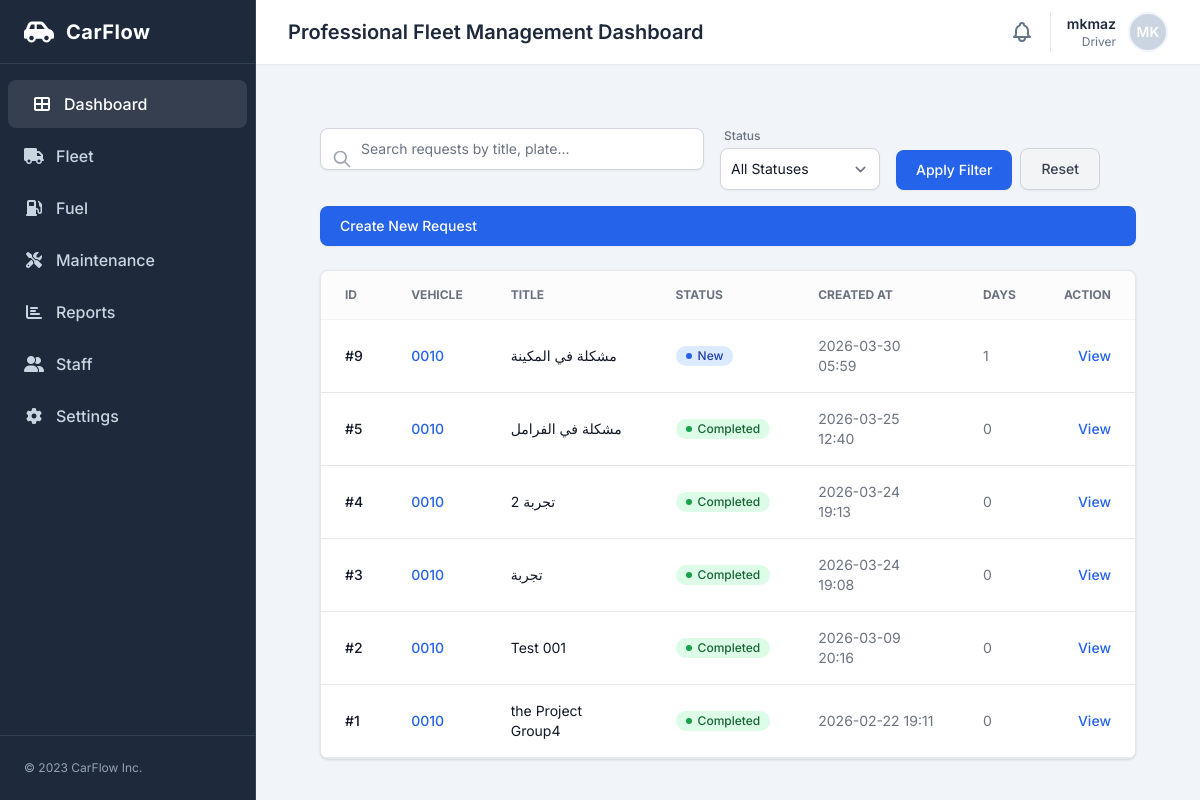
Page /maintenance/requests/ (signed in) on the committed database.
### maintenance/models.py (models this page shows)
class MaintenanceRequest(models.Model):
    STATUS_CHOICES = [
        ("new", "New"),
        ("approved", "Approved"),
        ("in_progress", "In Progress"),
        ("completed", "Completed"),
    ]
    car = models.ForeignKey(
        "fleet.Car",
        on_delete=models.CASCADE,
        related_name="maintenance_requests"
    )
    title = models.CharField(max_length=200)
    description = models.TextField()
    odometer = models.PositiveIntegerField(default=0)
    status = models.CharField(
        max_length=20,
        choices=STATUS_CHOICES,
        default="new",
        db_index=True,
    )
    created_by = models.ForeignKey(
        settings.AUTH_USER_MODEL,
        on_delete=models.SET_NULL,
        null=True
    )
    created_at = models.DateTimeField(auto_now_add=True)
    updated_at = models.DateTimeField(auto_now=True)
    previous_car_status = models.CharField(
        max_length=20,
        choices=Car.STATUS_CHOICES,
        null=True,
        blank=True,
    )
    completion_comment = models.TextField(blank=True)
    completed_at = models.DateTimeField(null=True, blank=True)

### fleet/models.py (models this page shows, shortened)
class Car(models.Model):
    STATUS_CHOICES = [
        ("available", "Available"),
        ("assigned", "Assigned"),
        ("maintenance", "Maintenance"),
        ("inactive", "Inactive"),
    ]
    VEHICLE_TYPE_CHOICES = [
        ("Sedan", "Sedan"),
        ("Reefer Van", "Chiller Van"),
        ("Reefer Truck", "Reefer Truck"),
        ("Reefer Pickup", "Reefer Pickup"),
    ]
    plate_number = models.CharField(max_length=20, unique=True, db_index=True)
    brand = models.CharField(max_length=100, default='Unknown')
    vehicle_type = models.CharField(max_length=100, choices=VEHICLE_TYPE_CHOICES, verbose_name="Vehicle Type", default="Sedan")
    year = models.PositiveIntegerField()
    vin = models.CharField(max_length=64, blank=True)
    status = models.CharField(
        max_length=20,
        choices=STATUS_CHOICES,
        default="available",
        db_index=True,
    )
    region = models.ForeignKey(
        "accounts.Region",
        on_delete=models.SET_NULL,
        null=True,
        blank=True,
        related_name="cars",
    )
    notes = models.TextField(blank=True)
    created_at = models.DateTimeField(auto_now_add=True)
    class Meta:
        ordering = ["plate_number"]

### maintenance/views.py (the view)
# urls.py: path("requests/", MaintenanceRequestListView.as_view(), name="request_list"),
class MaintenanceRequestListView(LoginRequiredMixin, ListView):
    model = MaintenanceRequest
    paginate_by = 70
    template_name = "maintenance/request_list.html"
    def get_queryset(self):
        qs = super().get_queryset()
        q = self.request.GET.get("q")
        status = self.request.GET.get("status")
        if q:
            qs = qs.filter(Q(title__icontains=q) | Q(car__plate_number__icontains=q) | Q(description__icontains=q))
        if status:
            qs = qs.filter(status=status)
        return qs.order_by("-created_at")
    def get_context_data(self, **kwargs):
        context = super().get_context_data(**kwargs)
        today = timezone.localdate()
        def calculate_business_days(req):
            if not req.created_at:
                return 0
            start = req.created_at.date()
            if start > today:
                return 0
            end_date = req.updated_at.date() if req.status == "completed" else today
            if req.status != "new":
                return 0
            business_days = 0
            current = start
            while current <= end_date:
                if current.weekday() != 4:  # الجمعة هو اليوم 4
                    business_days += 1
                current += timedelta(days=1)
            return business_days
        requests_with_days = []
        for req in context['object_list']:
            days_count = calculate_business_days(req)
            requests_with_days.append({
                'object': req,
                'days_count': days_count
            })
        context['requests_with_days'] = requests_with_days
        return context

### maintenance/templates/maintenance/request_list.html (shortened to what this page needs)
{% extends "base.html" %}
{% block content %}
<div class="flex-1 overflow-y-auto p-4 sm:p-6 lg:p-8 custom-scrollbar">
  <section class="bg-transparent mb-6">
    <div class="flex flex-col xl:flex-row gap-4 xl:items-end justify-between">
      <form method="get" class="flex flex-col md:flex-row gap-4 flex-1">
        <div class="relative w-full md:w-96">
          <div class="absolute inset-y-0 left-0 flex items-center pl-3 pointer-events-none">
          </div>
          <input class="block w-full p-2.5 pl-10 text-sm text-gray-900 border border-gray-300 rounded-lg bg-white focus:ring-blue-500 focus:border-blue-500 shadow-sm" name="q" value="{{ request.GET.q }}" placeholder="Search requests by title, plate..." type="text">
        </div>
        <div class="relative w-full md:w-auto">
          <div class="flex flex-col">
            <label class="text-xs font-medium text-gray-500 mb-1 ml-1" for="status-filter">Status</label>
            <select class="bg-white border border-gray-300 text-gray-900 text-sm rounded-lg focus:ring-blue-500 focus:border-blue-500 block w-full p-2.5 min-w-[160px] shadow-sm" id="status-filter" name="status">
              <option value="">All Statuses</option>
            </select>
          </div>
        </div>
        <div class="flex items-end gap-2">
          <button type="submit" class="text-white bg-blue-600 hover:bg-blue-700 focus:ring-4 focus:ring-blue-300 font-medium rounded-lg text-sm px-5 py-2.5 focus:outline-none shadow-sm transition-colors">Apply Filter</button>
          <a href="{% url 'maintenance:request_list' %}" class="text-gray-700 bg-gray-100 hover:bg-gray-200 focus:ring-4 focus:ring-gray-300 font-medium rounded-lg text-sm px-5 py-2.5 focus:outline-none shadow-sm transition-colors border border-gray-300 flex items-center justify-center">Reset</a>
        </div>
      </form>
      <a href="{% url 'maintenance:request_create' %}" class="text-white bg-blue-600 hover:bg-blue-700 focus:ring-4 focus:ring-blue-300 font-medium rounded-lg text-sm px-5 py-2.5 focus:outline-none shadow-sm flex-shrink-0">Create New Request</a>
    </div>
  </section>
  <section class="bg-white rounded-lg shadow border border-gray-200 overflow-hidden">
    <div class="overflow-x-auto">
      <table class="w-full text-sm text-left text-gray-500">
        <thead class="text-xs text-gray-500 font-bold bg-gray-50/50 uppercase border-b border-gray-100">
          <tr>
            <th class="px-6 py-4" scope="col">ID</th>
            <th class="px-6 py-4" scope="col">Vehicle</th>
            <th class="px-6 py-4" scope="col">Title</th>
            <th class="px-6 py-4" scope="col">Status</th>
            <th class="px-6 py-4" scope="col">Created At</th>
            <th class="px-6 py-4" scope="col">Days</th>
            <th class="px-6 py-4 text-right" scope="col">Action</th>
          </tr>
        </thead>
        <tbody>
          {% for req_data in requests_with_days %}
          {% with req=req_data.object %}
          <tr class="bg-white border-b hover:bg-gray-50 transition-colors">
            <td class="px-6 py-4 font-medium text-gray-900">#{{ req.pk }}</td>
            <td class="px-6 py-4 font-medium text-blue-600">
                <a href="{% url 'fleet:car_detail' req.car.pk %}">{{ req.car.plate_number }}</a>
            </td>
            <td class="px-6 py-4 text-gray-900">{{ req.title }}</td>
            <td class="px-6 py-4">
              {% if req.status == 'new' %}
              <span class="bg-blue-100 text-blue-800 text-xs font-medium px-2.5 py-0.5 rounded-full flex items-center w-fit gap-1.5"><span class="w-1.5 h-1.5 rounded-full bg-blue-600"></span> New</span>
              {% elif req.status == 'approved' %}
              <span class="bg-indigo-100 text-indigo-800 text-xs font-medium px-2.5 py-0.5 rounded-full flex items-center w-fit gap-1.5"><span class="w-1.5 h-1.5 rounded-full bg-indigo-600"></span> Approved</span>
              {% elif req.status == 'in_progress' %}
              <span class="bg-yellow-100 text-yellow-800 text-xs font-medium px-2.5 py-0.5 rounded-full flex items-center w-fit gap-1.5"><span class="w-1.5 h-1.5 rounded-full bg-yellow-600"></span> In Progress</span>
              {% elif req.status == 'completed' %}
              <span class="bg-green-100 text-green-800 text-xs font-medium px-2.5 py-0.5 rounded-full flex items-center w-fit gap-1.5"><span class="w-1.5 h-1.5 rounded-full bg-green-600"></span> Completed</span>
              {% else %}
              <span class="bg-gray-100 text-gray-800 text-xs font-medium px-2.5 py-0.5 rounded-full flex items-center w-fit gap-1.5"><span class="w-1.5 h-1.5 rounded-full bg-gray-600"></span> {{ req.get_status_display }}</span>
              {% endif %}
            </td>
            <td class="px-6 py-4 text-gray-500">{{ req.created_at|date:"Y-m-d H:i" }}</td>
            <td class="px-6 py-4 text-gray-500">
              {{req_data.days_count}}
            </td>
            <td class="px-6 py-4 text-right">
              <a href="{% url 'maintenance:request_detail' req.pk %}" class="font-medium text-blue-600 hover:underline">View</a>
            </td>
          </tr>
          {% endwith %}
          {% empty %}
          <tr><td class="px-6 py-4 text-center" colspan="7">No maintenance requests found</td></tr>
          {% endfor %}
        </tbody>
      </table>
    </div>
  </section>
</div>
{% endblock %}

### templates/partials/navbar.html (shortened to what this page needs)
<header class="h-16 flex items-center justify-between px-4 sm:px-6 lg:px-8 bg-white shadow-sm z-10">
<div class="flex items-center gap-3">
<h1 class="text-base sm:text-xl font-semibold text-slate-800 truncate max-w-[60vw] md:max-w-none">Professional Fleet Management Dashboard</h1>
</div>
<div class="flex items-center space-x-4">
<button class="text-slate-500 hover:text-slate-700 focus:outline-none">
</button>
<div class="flex items-center gap-3 border-l border-slate-200 pl-4 relative">
    <button id="user-menu-btn" class="flex items-center gap-3 focus:outline-none">
        <div class="text-right hidden sm:block">
            <p class="text-sm font-semibold text-slate-800">
                {{ request.user.get_full_name|default:request.user.username }}
            </p>
            <p class="text-xs text-slate-500">
                {% if request.user.groups.first %}
                    {{ request.user.groups.first.name }}
                {% else %}
                    User
                {% endif %}
            </p>
        </div>
        <div class="h-10 w-10 rounded-full bg-slate-300 flex items-center justify-center text-white font-semibold text-sm border-2 border-slate-100">
            {{ request.user.username|slice:":2"|upper }}
        </div>
    </button>
</div>
</header>

### templates/base.html (style rules this page uses)
body { font-family:'Inter',sans-serif;background-color:#f3f4f6 }

### rows in the picture
MaintenanceRequest: object.pk "9", object.car.plate_number "0010", object "مشكلة في المكينة", status "new" (drawn), object.created_at "2026-03-30 05:59", days_count "1"
MaintenanceRequest: object.pk "5", object.car.plate_number "0010", object "مشكلة في الفرامل", status "completed" (drawn), object.created_at "2026-03-25 12:40", days_count "0"
MaintenanceRequest: object.pk "4", object.car.plate_number "0010", object "تجربة 2", status "completed" (drawn), object.created_at "2026-03-24 19:13", days_count "0"
MaintenanceRequest: object.pk "3", object.car.plate_number "0010", object "تجربة", status "completed" (drawn), object.created_at "2026-03-24 19:08", days_count "0"
MaintenanceRequest: object.pk "2", object.car.plate_number "0010", object "Test 001", status "completed" (drawn), object.created_at "2026-03-09 20:16", days_count "0"
MaintenanceRequest: object.pk "1", object.car.plate_number "0010", object "the Project Group4", status "completed" (drawn), object.created_at "2026-02-22 19:11", days_count "0"

### other values in the picture
{{ request.user.get_full_name|default:request.user.username }} "mkmaz"
{{ request.user.groups.first.name }} "Driver"
{{ request.user.username|slice:":2"|upper }} "MK"
